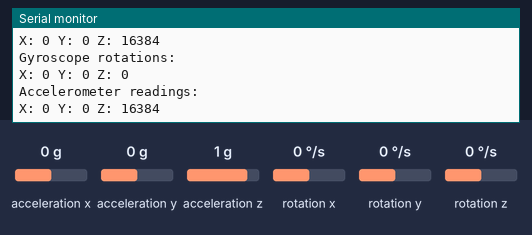
A sketch run on a simulated Arduino Uno, built with avr-gcc and run on an emulated ATmega328P. On the bench: the last lines printed to the serial monitor. The test bench sets the inputs (shaded band); at power-on: acceleration x 0 g, acceleration y 0 g, acceleration z 1 g, rotation x 0 °/s, rotation y 0 °/s, rotation z 0 °/s.

Above: at 1.2 s.
1.3 s: acceleration x set to -1.4 g
At 2.8 s:
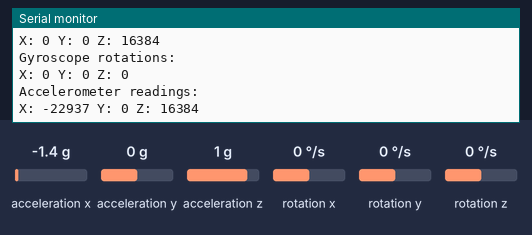
5.2 s: acceleration y set to -1.4 g
At 6.1 s:
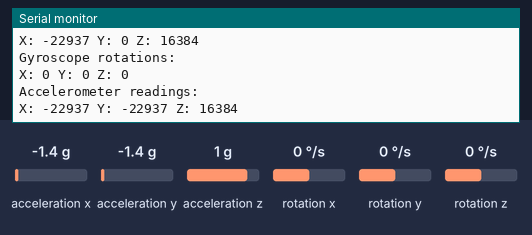
6.7 s: acceleration z set to -1.4 g
At 8.0 s:
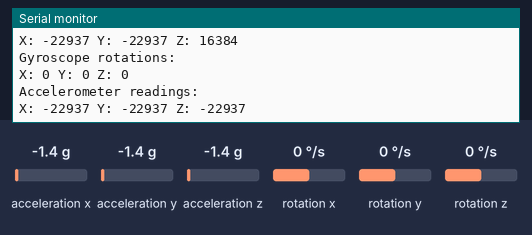
8.2 s: rotation x set to -192 °/s
At 9.1 s:
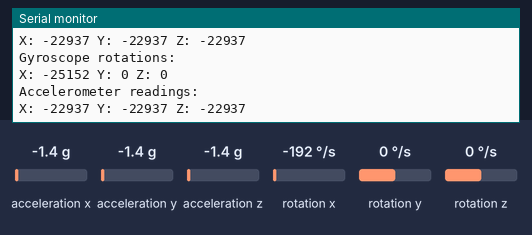
9.7 s: rotation y set to -192 °/s
At 11.1 s:
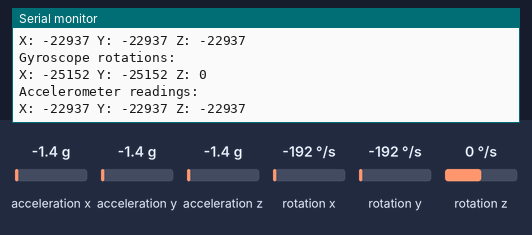
Timing chart, 0 to 12.2 s (numbered marks = the images above; inputs shaded):
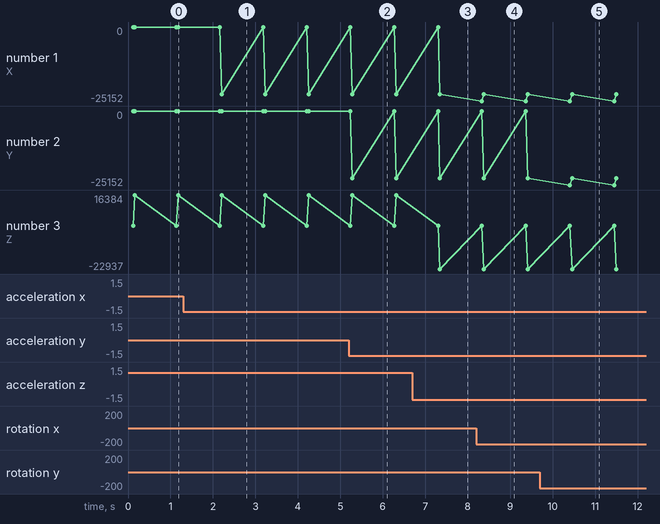

Measured:
- after the input at 1.3 s, the serial monitor: prints a new line after 0.90 s (image 1)
- after the input at 5.2 s, the serial monitor: prints a new line after 0.08 s (image 2)
- after the input at 6.7 s, the serial monitor: prints a new line after 0.64 s (image 3)
- after the input at 8.2 s, the serial monitor: prints a new line after 0.13 s (image 4)
- after the input at 9.7 s, the serial monitor: prints a new line after 0.71 s (image 5)
- plotted number 1: 0 → -22937 after the input at 1.3 s

The sketch:

MPU6050.ino
```cpp
#include <MPU6050.h>
#include <I2Cdev.h>
#include <Wire.h>

MPU6050 mpu;

int16_t ax, ay, az;
int16_t gx, gy, gz;

void setup() {
  Wire.begin();
  Serial.begin(9600);

  Serial.println("Initializing Accelerometer / Gyroscope");
  mpu.initialize();

  Serial.println("Testing if Accelerometer / Gyroscope works");
  Serial.println(mpu.testConnection() ? "Success" : "Fail");
}

void loop() {
  // Get gyroscope data
  mpu.getRotation(&gx, &gy, &gz);

  Serial.println("Gyroscope rotations:");
  Serial.print("X: ");
  Serial.print(gx);
  Serial.print(" ");
  Serial.print("Y: ");
  Serial.print(gy);
  Serial.print(" ");
  Serial.print("Z: ");
  Serial.println(gz);

  // Get accelerometer data (optional)
  mpu.getAcceleration(&ax, &ay, &az);

  Serial.println("Accelerometer readings:");
  Serial.print("X: ");
  Serial.print(ax);
  Serial.print(" ");
  Serial.print("Y: ");
  Serial.print(ay);
  Serial.print(" ");
  Serial.print("Z: ");
  Serial.println(az);

  delay(1000); // Wait for 1 second before repeating
}
```
